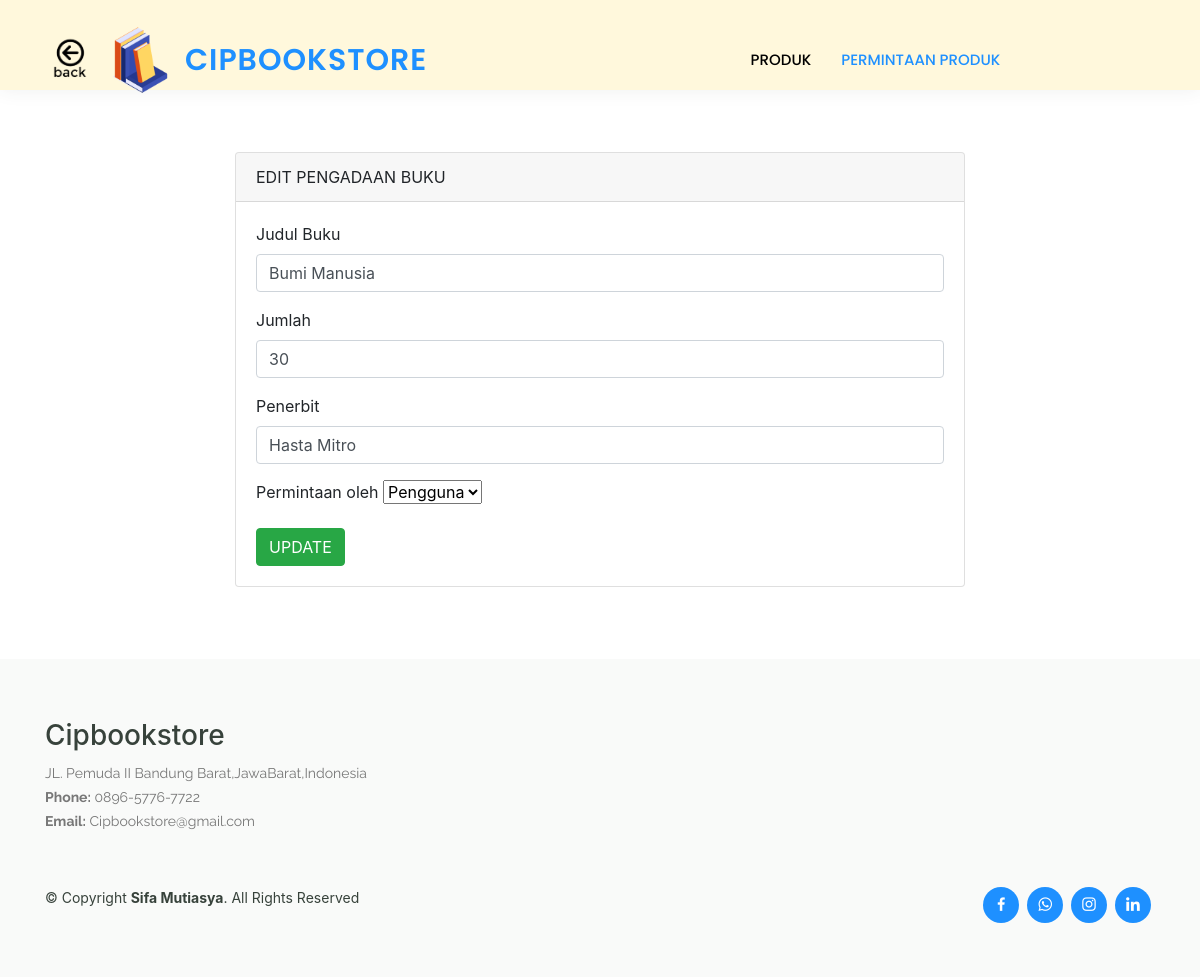
/edit-permintaan.php?id=5, run on the app's committed database.
### tables this page shows
CREATE TABLE `tabel_bukusedikit` (
  `id_buku` int(11) NOT NULL,
  `nama_buku` varchar(200) NOT NULL,
  `stok` varchar(200) NOT NULL,
  `penerbit` varchar(200) NOT NULL,
  `edit` varchar(100) NOT NULL
);

### edit-permintaan.php (the view, shortened to what this page needs)
<?php
  include('koneksi.php');
  $id = $_GET['id'];
  $query = "SELECT * FROM tabel_bukusedikit WHERE id_buku = $id LIMIT 1";
  $result = mysqli_query($connection, $query);
  $row = mysqli_fetch_array($result);
  ?>
<!DOCTYPE html>
<html lang="en">
<head>
<link rel="stylesheet" href= "style.css">
  <link href="assets/vendor/animate.css/animate.min.css" rel="stylesheet">
  <link href="assets/vendor/aos/aos.css" rel="stylesheet">
  <link href="assets/vendor/bootstrap/css/bootstrap.min.css" rel="stylesheet">
  <link href="assets/vendor/bootstrap-icons/bootstrap-icons.css" rel="stylesheet">
  <link href="assets/vendor/boxicons/css/boxicons.min.css" rel="stylesheet">
  <link href="assets/vendor/remixicon/remixicon.css" rel="stylesheet">
  <link href="assets/vendor/swiper/swiper-bundle.min.css" rel="stylesheet">
    <link rel="stylesheet" href="https://stackpath.bootstrapcdn.com/bootstrap/4.4.1/css/bootstrap.min.css">
    <link rel="stylesheet" href="//cdn.datatables.net/1.10.20/css/jquery.dataTables.min.css">
</head>
  <body>
   <header id="header" class="fixed-top">
    <div class="container d-flex align-items-center">
    <a href="index.html">
    <img src="img/back.png" width=50px></a>
      <a href="https://instagram.com/cipbookstore.id?igshid=MzRlODBiNWFlZA==">
      <img src="img/rr.png" width="90px"></a>
      <h1 class="logo me-auto"><a href="pengguna.php"><marquee direction="right">Cipbookstore</marquee></a></h1>
      <nav id="navbar" class="navbar order-last order-lg-0">
        <ul>
        <li><a href="pengguna.php">PRODUK</a><li>
        <li><a class="active" href="##">PERMINTAAN PRODUK</a><li>
        </ul>
    </div>
  </header>
  <br><br><br>
    <div class="container" style="margin-top: 80px">
      <div class="row">
        <div class="col-md-8 offset-md-2">
          <div class="card">
            <div class="card-header">
              EDIT PENGADAAN BUKU
            </div>
            <div class="card-body">
              <form action="prosesedit-permintaan.php" method="POST">
                <div class="form-group">
                  <label>Judul Buku</label>
                  <input type="text" name="nama_buku" value="<?php echo $row['nama_buku'] ?>" placeholder="Masukkan Judul Buku" class="form-control">
                </div>
                <div class="form-group">
                  <label>Jumlah</label>
                  <input type="number" required name="stok" value="<?php echo $row['stok'] ?>" placeholder="Masukkan Jumlah Buku" class="form-control">
                </div>
                 <div class="form-group">
                  <label>Penerbit</label>
                  <input type="text" name="penerbit" value="<?php echo $row['penerbit'] ?>" placeholder="Masukkan penerbit Buku" class="form-control">
                </div>
                <div class="form-group">
                  <label>Permintaan oleh </label>
                  <select name="edit" value="<?php echo $row['edit'] ?>" class="form-control'">
                  <option selected>Pengguna</option>
                   </select>
                </div>
                <button type="submit" class="btn btn-success">UPDATE</button>
              </form>
            </div>
          </div>
        </div>
      </div>
    </div>
    <br><br><br>
  <footer id="footer">
    <div class="footer-top">
      <div class="container">
        <div class="row">
          <div class="col-lg-6 col-md-6 footer-contact">
            <h3>Cipbookstore</h3>
            <p>
             JL. Pemuda II Bandung Barat,JawaBarat,Indonesia <br>
              <strong>Phone:</strong> 0896-5776-7722<br>
              <strong>Email:</strong> Cipbookstore@gmail.com<br>
            </p>
          </div>
      </div>
    </div>
    <div class="container d-md-flex py-4">
      <div class="me-md-auto text-center text-md-start">
        <div class="copyright">
          &copy; Copyright <strong><span>Sifa Mutiasya</span></strong>. All Rights Reserved
        </div>
        </div>
      <div class="social-links text-center text-md-right pt-3 pt-md-0">
      <a href="https://www.facebook.com/profile.php?id=100004895658682" class="facebook"><i class="bx bxl-facebook"></i></a>
      <a href="https://wa.me/6289657767722" class="whatsapp"><i class="bx bxl-whatsapp"></i></a>
      <a href="https://instagram.com/siff_mutiasya?igshid=MzRlODBiNWFlZA==" class="instagram"><i class="bx bxl-instagram"></i></a>
      <a href="https://www.linkedin.com/in/sifa-mutiasya-hendayana-puteri-130128247" class="linkedin"><i class="bx bxl-linkedin"></i></a>
      </div>
    </div>
  </footer>
  </body>
</html>

### style.css (style rules this page uses)
#header { background: cornsilk; transition: all 0.5s; z-index: 997; padding: 15px 0; box-shadow: 0px 0 18px rgba(55, 66, 59, 0.08); height: 90px; }
#header .logo { font-size: 30px; margin: 0; padding: 0; line-height: 1; font-weight: 600; letter-spacing: 1px; text-transform: uppercase; font-family: "Poppins", sans-serif; }
#header .logo a { color: dodgerblue; }
.navbar { padding: 0; margin: auto; }
.navbar ul { margin: 0; padding: 0; display: flex; list-style: none; align-items: center; }
.navbar li { position: relative; }
.navbar a, .navbar a:focus { display: flex; align-items: center; justify-content: space-between; padding: 10px 0 10px 30px; font-family: "Poppins", sans-serif; font-size: 15px; font-weight: 500; color: black; white-space: nowrap; transition: 0.3s; }
.navbar a:hover, .navbar .active, .navbar .active:focus, .navbar li:hover > a { color: dodgerblue; }
#footer { color: #37423b; font-size: 14px; background: #eef0ef; margin-bottom: -80px }
#footer .footer-top { padding: 60px 0 30px 0; background: #f9faf9; }
#footer .footer-top .footer-contact { margin-bottom: 30px; }
#footer .footer-top .footer-contact p { font-size: 14px; line-height: 24px; margin-bottom: 0; font-family: "Raleway", sans-serif; color: #777777; }
#footer .social-links a { font-size: 18px; display: inline-block; background: dodgerblue; color: #fff; line-height: 1; padding: 8px 0; margin-right: 4px; border-radius: 50%; text-align: center; width: 36px; height: 36px; transition: 0.3s; }

### data on the page
tabel_bukusedikit: nama_buku "Bumi Manusia", stok "30", penerbit "Hasta Mitro", edit "Pengguna"
